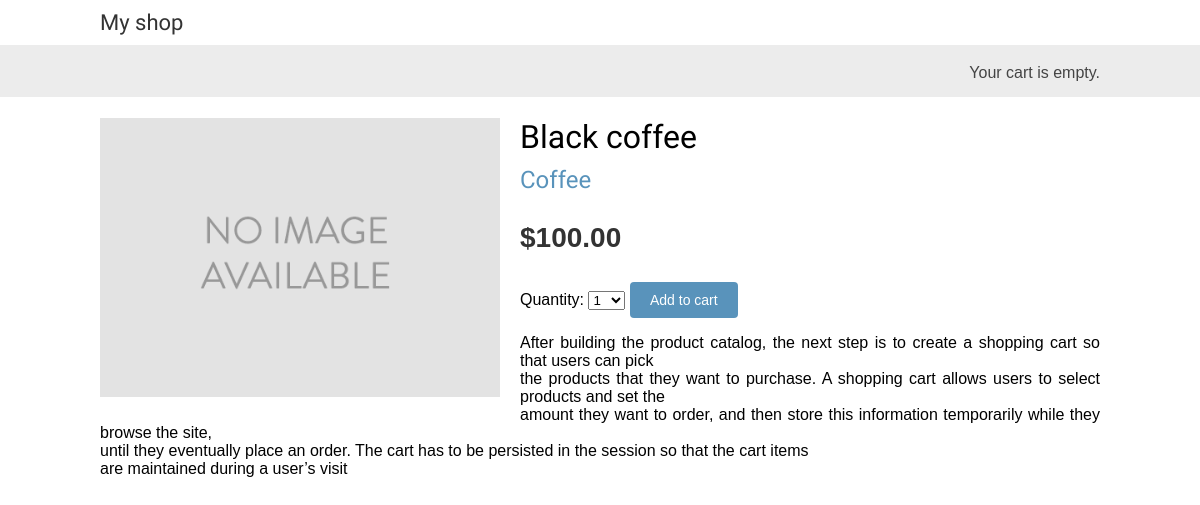
The app's page /3/black-coffee/ with its own data.
### shop/models.py (models this page shows, shortened)
class Product(models.Model):
    category = models.ForeignKey(Category, related_name='products', on_delete=models.CASCADE)
    name = models.CharField(max_length=200)
    slug = models.SlugField(max_length=200)
    image = models.ImageField(upload_to='products/%Y/%m/%d', blank=True)
    description = models.TextField(blank=True)
    price = models.DecimalField(max_digits=10, decimal_places=2)
    available = models.BooleanField(default=True)
    created = models.DateTimeField(auto_now_add=True)
    updated = models.DateTimeField(auto_now=True)
    class Meta:
        ordering = ['name']
        indexes = [
            models.Index(fields=['id','slug']),
            models.Index(fields=['name']),
            models.Index(fields=['-created'])
        ]

class Category(models.Model):
    name = models.CharField(max_length=200)
    slug = models.SlugField(max_length=200, unique=True)
    class Meta:
        ordering = ['name']
        indexes = [
            models.Index(fields=['name'])
        ]
        verbose_name = 'category'
        verbose_name_plural = 'categories'
    def __str__(self) -> str:
        return self.name
    def get_absolute_url(self):
        return reverse('shop:product_list_by_category', args=[self.slug])

### shop/views.py (the view)
# urls.py: path('<int:id>/<slug:slug>/', views.product_detail, name="product_detail"),
def product_detail(request, id, slug):
    product = get_object_or_404(Product, id=id,slug=slug,available=True)
    cart_product_form = CartAddProductForm()
    r = Recommender()
    recommended_products = r.suggest_products_for([product], 4)
    return render(request, 'shop/product/detail.html',
                                {'product': product,
                                'cart_product_form': cart_product_form,
                                'recommended_products': recommended_products})

### cart/forms.py
class CartAddProductForm(forms.Form):
    quantity = forms.TypedChoiceField(choices=PRODUCT_QUANTITY_CHOICES, coerce=int)
    override = forms.BooleanField(required=False, initial=False, widget=forms.HiddenInput)

### cart/cart.py (called while the page is built)
    def __len__(self): # count all items in cart
        return sum(item['quantity'] for item in self.cart.values())

### cart/context_processors.py (called while the page is built)
def cart(request):
    return {'cart': Cart(request)}

### shop/recommender.py (called while the page is built, shortened)
    def get_product_key(self, id):
        return f'product:{id}:purchased_with'

    def suggest_products_for(self, products, max_results=6):
        product_ids = [p.id for p in products]
        if len(products) == 1:
            suggestions = r.zrange(self.get_product_key(product_ids[0]), 0, -1, desc=True)[:max_results]
        suggested_products_ids = [int(id) for id in suggestions]
        suggested_products = list(Product.objects.filter(id__in=suggested_products_ids))
        suggested_products.sort(key=lambda x: suggested_products_ids.index(x.id))
        return suggested_products

### shop/templates/shop/product/detail.html (shortened to what this page needs)
{% extends "shop/base.html" %}
{% load static %}
{% block content %}
    <div class="product-detail">
        <img src="{% if product.image %}{{ product.image.url }}{% else %}
        {% static "img/no_image.png" %}{% endif %}">
        <h1>{{ product.name }}</h1>
        <h2>
            <a href="{{ product.category.get_absolute_url }}">
                {{ product.category }}
            </a>
        </h2>
        <p class="price">${{ product.price }}</p>
        <form action="{% url "cart:cart_add" product.id %}" method="post">
            {{ cart_product_form }}
            <input type="submit" value="Add to cart">
        </form>
        {{ product.description|linebreaks }}
    </div>
{% endblock content%}

### shop/static/css/base.css (style rules this page uses)
body { margin:0; padding:0; font-family:helvetica, sans-serif; }
h1, h2, h3, h4, h5 , h6 { font-family: 'Ubuntu', sans-serif; font-weight:normal; }
a { text-decoration:none; color:#5993bb; }
a.button, input[type="submit"] { color:#fff; background:#5993bb; border-radius:4px; padding:10px 20px; font-size:14px; border:0; }
.product-detail { text-align:justify; }
.product-detail .price { color:#333; font-size:28px; font-weight:bold; }
.product-detail img { width:40%; float:left; padding:0 20px 20px 0; }
.product-detail h1 { margin-bottom:0; }
.product-detail h2 { margin-top:10px; }

### records on screen
Product: name "Black coffee", category "Coffee", price "100.00", description "After building the product catalog, the next step is to create a shopping cart so that users can pick the products that they want to purchase. A shopping cart allows users to select products and set the amount they want to order, and then store this information temporarily while they browse the site, until they eventually place an order. The cart has to be persisted in the session so that the cart items are maintained during a user’s visit"
